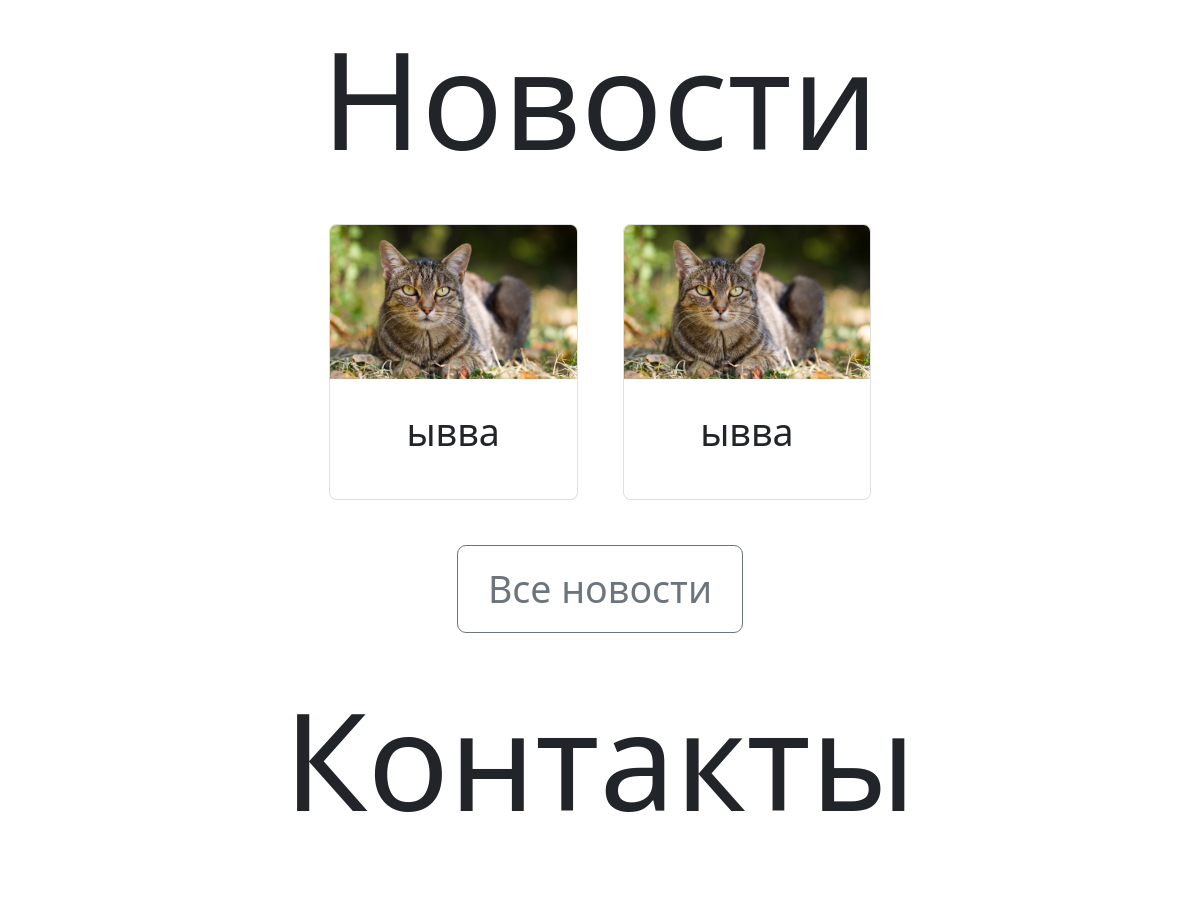
The app's page / (middle part), older data.
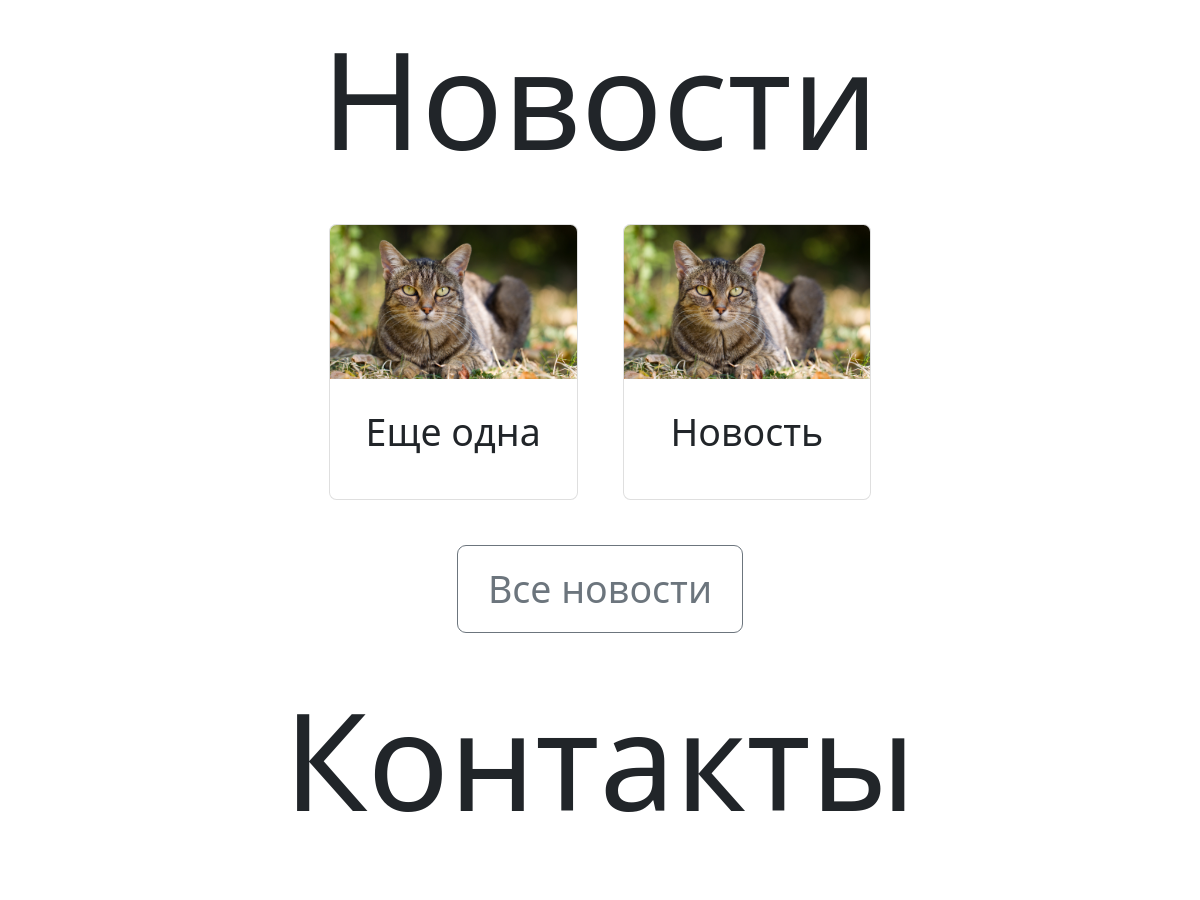
The same page, newer data.
### news/models.py (models this page shows, shortened)
class News(models.Model):
    en_title = models.CharField(max_length=1024)
    ru_title = models.CharField(max_length=1024, null=True)
    ru_text = models.TextField()
    en_text = models.TextField()
    image = models.FileField(null=True)

### main/views.py (the view)
def homepage(request):
    news = News.objects.all()[:3]
    return render(request, 'homepage.html', {'news': news})

### main/templates/homepage.html (shortened to what this page needs)
{% extends 'base.html' %}
{% load static %}
{%block main%}
<div style="margin-top: 10px; padding: 35px" class="w-100">
    <h2 class="text-center display-2" name="products">Новости</h2>
    <div class="row my-4 d-flex justify-content-center">
        {% for i in news %}
            <div class="col-xl-3 text-center " style="">
                <div class="card h-100" >
                    <a href="{% url 'one_new' i.pk%}"><img class="card-img-top" src="/media/{{i.image}}" alt="Card image cap"></a>
                  <div class="card-body">
                    <h5 class="card-title">{{ i.ru_title}}</h5>
                  </div>
                </div>
            </div>
        {% endfor %}
    </div>
    <div class="text-center">
        <a class="btn btn-outline-secondary btn-lg" href="{% url 'all_news'%}">Все новости</a>
    </div>
</div>
<div style="margin-top: 10px">
    <div class="small">
        <h2 class="text-center display-2" >Контакты</h2>
    </div>
</div>
{%endblock%}

Row changes from the older to the newer data that the page shows:
changed News: ru_title "ывва" → "Еще одна"
changed News: ru_title "ывва" → "Новость"
